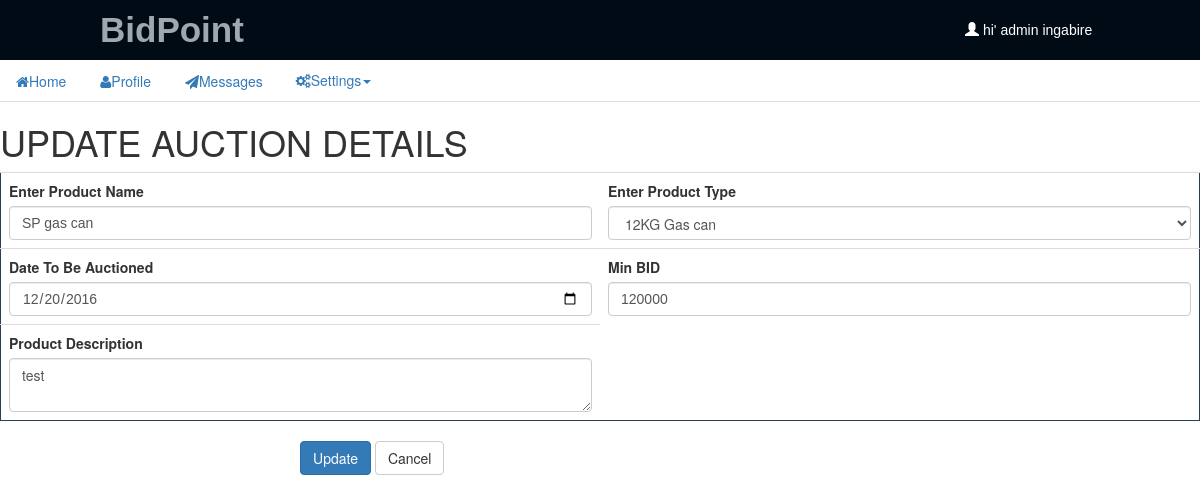
The page /edit.php?id=1 (signed in) on the database its author committed.
### tables this page shows
CREATE TABLE `users` (
  `u_id` int(11) NOT NULL,
  `fname` varchar(30) NOT NULL,
  `lname` varchar(30) NOT NULL,
  `address` varchar(40) NOT NULL,
  `tel` int(11) NOT NULL,
  `password` varchar(30) NOT NULL,
  `access_level` varchar(30) NOT NULL,
  `gender` varchar(20) NOT NULL,
  `email` varchar(255) NOT NULL,
  `status` varchar(8) NOT NULL,
  `idnum` int(11) NOT NULL
);

CREATE TABLE `product` (
  `pid` int(11) NOT NULL,
  `pname` varchar(30) NOT NULL,
  `pdate` date NOT NULL,
  `minbid` int(11) NOT NULL,
  `ptype` varchar(30) NOT NULL,
  `pdesc` varchar(1000) NOT NULL,
  `pstatus` varchar(30) NOT NULL,
  `pic1` varchar(100) NOT NULL,
  `pic2` varchar(100) NOT NULL,
  `pic3` varchar(100) NOT NULL,
  `pic4` varchar(100) NOT NULL
);

### edit.php (the view, shortened to what this page needs)
<?php
    $res=mysql_query("SELECT * FROM users WHERE u_id=".$_SESSION['useradmin']) or die(mysql_error());
    $userow=mysql_fetch_array($res);
 if (isset($_GET['id']))
{
	$id = $_GET['id'];
	$row = mysql_fetch_object(mysql_query("SELECT * FROM product WHERE pid = '$id'"));
}
 ?>
<!DOCTYPE html>
<html>
<head>
<link rel="stylesheet" href="style.css" type="text/css" />
<link rel="stylesheet" type="text/css" href="font-awesome-4.4.0/css/font-awesome.css">
<link rel="stylesheet" href="bootstrap/css/bootstrap.min.css">
</head>
<body>
    <div id="header">
    <div id="left">
    <label>BidPoint</label>
    </div>
    <div id="right">
        <div id="content">
        <span class="glyphicon glyphicon-user x"></span> hi' <?php echo $userow['access_level'] . ' '. $userow['fname']; ?> &nbsp;
        </div>
    </div>
</div>
        <div class="bs-example" data-example-id="simple-nav-tabs">
        <ul class="nav nav-tabs" role="navigation">
        <li role="presentation" ><a href="admin_home.php"><i class="fa fa-home"></i>Home</a></li>
        <li role="presentation"><a href="upload.php"><i class="fa fa-user"></i>Profile</a></li>
        <li role="presentation"><a href="#"><i class="fa fa-send"></i>Messages</a></li>
        <ul class="nav nav-pills">
  <li role="presentation" class="dropdown">
    <a class="dropdown-toggle" data-toggle="dropdown" href="#" role="button" aria-haspopup="true" aria-expanded="false">
       <i class="fa fa-cogs"></i>Settings<span class="caret"></span>
    </a>
  </li>
</ul>
        </ul>
        </div>
    <div id="upload-form">
    <form action="" method="POST">
        <table class="table">
        <thead><h1>UPDATE AUCTION DETAILS</h1></thead>
            <tr>
                <td>
                    <label>Enter Product Name</label>
                    <input type="text" name="pname" class="form-control" placeholder="<?php echo $row->pname ?>" value="<?= $row->pname ?>"  required>
                </td>
                <td>
                    <label>Enter Product Type</label>
                    <select class="form-control" name="ptype">
                        <option selected><?php echo $row->ptype ?></option>
                    </select>
                </td>
            </tr>
            <tr>
                <td>
                    <label>Date To Be Auctioned</label>
                    <input type="date" name="pdate" class="form-control" placeholder="<?php echo $row->pdate ?>" value="<?= $row->pdate ?>" required>
                </td>
                <td>
                    <label>Min BID</label>
                    <input type="text" name="minbid" class="form-control" placeholder="<?=$row->minbid ?>" value="<?= $row->minbid ?>" required>
                </td>
            </tr>
            <tr>
                <td>
                    <label>Product Description</label>
                    <textarea name="pdescription" class="form-control" required><?=$row->pdesc?></textarea>
                </td>
            </tr>
                </table>
                <div style="margin-left:300px;">
                <button class="btn btn-primary" type="submit" name="update">
                    Update
                </button>
                <button class="btn btn-default" type="cancel">
                    Cancel
                </button>
                </div>
    </form>
    </div>
</body>
</html>

### style.css (style rules this page uses)
body { background: #34495E; }
* { margin:0; padding:0; }
table { border:solid #2C3E50 1px; padding:25px; border-radius:5px; box-shadow: 0px 0px 1px rgba(0,0,0,0.2); }
table tr,td { padding:15px; //border:solid #e1e1e1 1px; }
table tr td input { width:97%; height:45px; border:solid #e1e1e1 1px; border-radius:3px; padding-left:10px; font-family:Verdana, Geneva, sans-serif; font-size:16px; background:#f9f9f9; transition-duration:0.5s; box-shadow: inset 0px 0px 1px rgba(0,0,0,0.4); }
#header { width:100%; height:60px; background:rgba(00,11,22,33); color:#9fa8b0; font-family:Verdana, Geneva, sans-serif; }
#header #left { float:left; position:relative; }
#header #left label { position:relative; top:5px; left:100px; font-size:35px; }
#header #right { float:right; position:relative; }
#header #right #content { position:relative; top:20px; right:100px; color:#fff; font-family:; }

### rows shown on the page
users: access_level "admin", fname "ingabire"
product: pname "SP gas can", ptype "12KG Gas can", pdate "12/20/2016", minbid "120000", pdescription "test"
